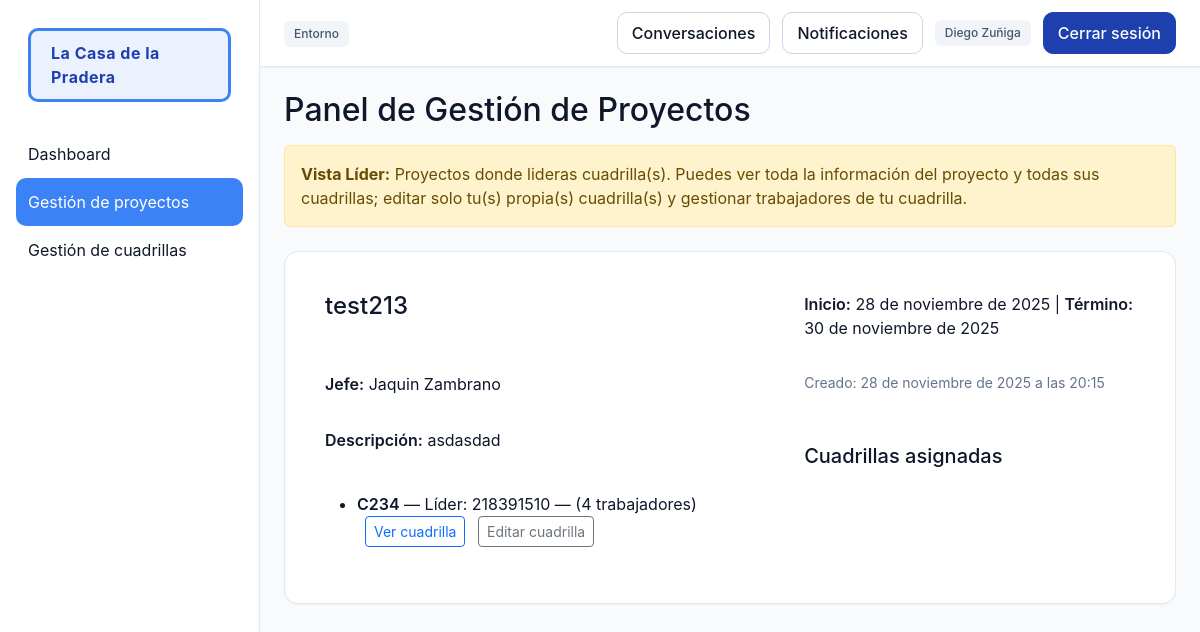
Before: /proyectos/panel/ (signed in) with the older database file.
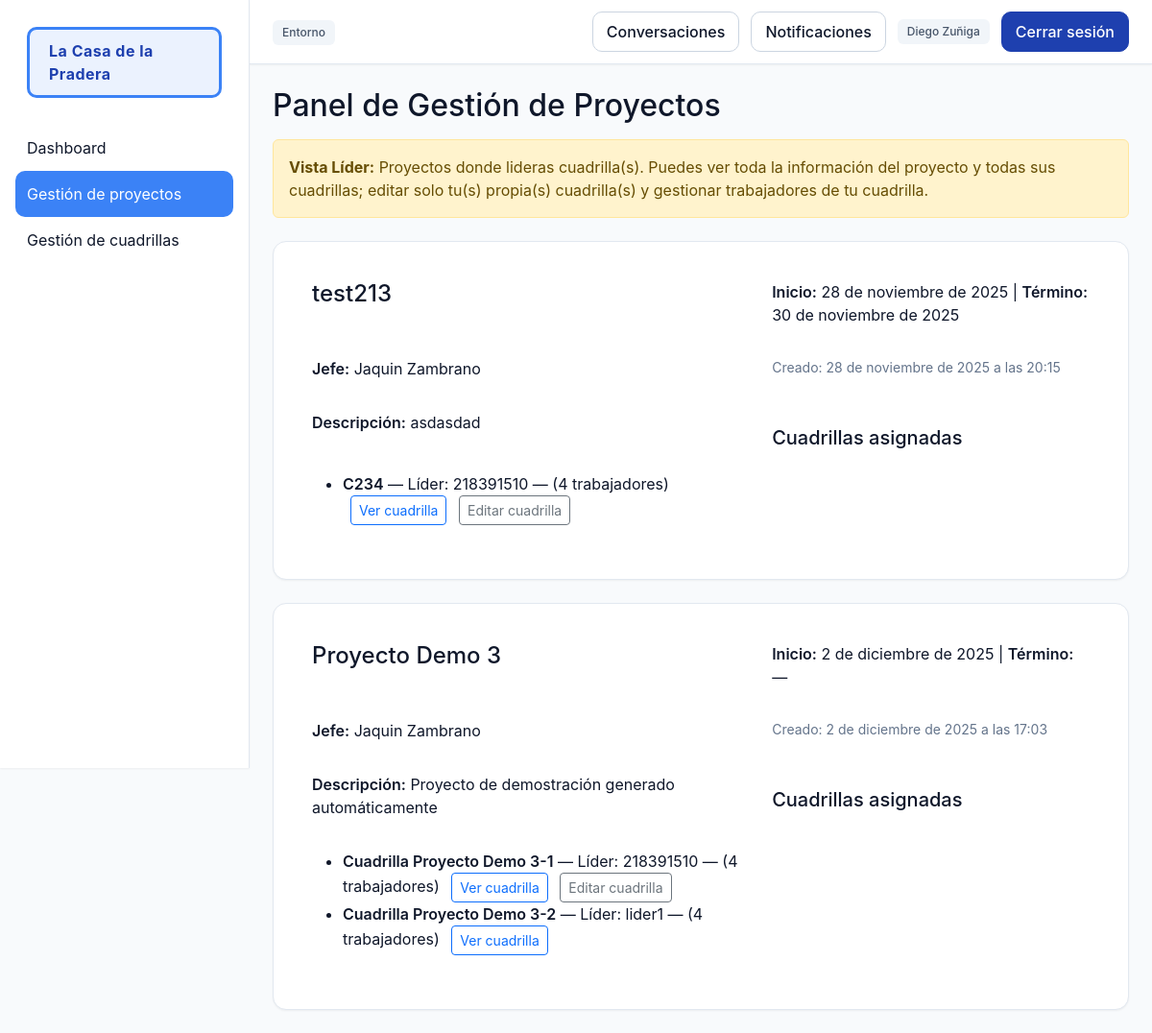
After: the same page with the newer database file.
### proyectos/models.py (models this page shows, shortened)
class Proyecto(models.Model):
    nombre = models.CharField(max_length=100)
    descripcion = models.TextField(blank=True)
    TIPO_CHOICES = [
        ('construccion', 'Construcción'),
        ('mantenimiento', 'Mantenimiento'),
        ('instalacion', 'Instalación'),
        ('otro', 'Otro'),
    ]
    tipo = models.CharField(max_length=30, choices=TIPO_CHOICES, default='otro')
    COMPLEJIDAD_CHOICES = [
        ('baja', 'Baja'),
        ('media', 'Media'),
        ('alta', 'Alta'),
    ]
    complejidad = models.CharField(max_length=10, choices=COMPLEJIDAD_CHOICES, default='media')
    fecha_inicio = models.DateField()
    fecha_termino = models.DateField(null=True, blank=True)
    jefe = models.ForeignKey(User, on_delete=models.CASCADE, related_name='proyectos')
    created_by = models.ForeignKey(User, on_delete=models.SET_NULL, null=True, blank=True, related_name='proyectos_creados')
    created_at = models.DateTimeField(auto_now_add=True)
    activo = models.BooleanField(default=True)

### personal/models.py (models this page shows, shortened)
class Cuadrilla(models.Model):
    nombre = models.CharField(max_length=100)
    proyecto = models.ForeignKey(Proyecto, on_delete=models.CASCADE, related_name='cuadrillas', null=True, blank=True)
    lider = models.ForeignKey(User, on_delete=models.SET_NULL, null=True, blank=True, related_name='cuadrillas_lideradas')

### proyectos/views.py (the view, shortened to what this page needs)
# urls.py: path('panel/', views.panel_proyectos, name='panel'),
@login_required
def panel_proyectos(request):
    user = request.user
    if user.groups.filter(name='LiderCuadrilla').exists():
        proyectos_activos = Proyecto.objects.filter(cuadrillas__lider=user, activo=True).distinct().prefetch_related('cuadrillas')
        proyectos_finalizados = Proyecto.objects.filter(cuadrillas__lider=user, activo=False).distinct().prefetch_related('cuadrillas')
        data = []
        for p in proyectos_activos:
            cuadrillas = Cuadrilla.objects.filter(proyecto=p)
            cuad_list = []
            for c in cuadrillas:
                cuad_list.append({
                    'cuadrilla': c,
                    'can_edit': (c.lider_id == user.id),
                })
            data.append({
                'proyecto': p,
                'cuadrillas': cuad_list,
                'can_edit_project': False,
                'can_assign': False,
                'can_finalize': False,
                'can_create_cuadrilla': False,
            })
        finalizados = []
        cuadrillas_sin_proyecto = []
        for c in Cuadrilla.objects.filter(proyecto__isnull=True, lider=user):
            cuadrillas_sin_proyecto.append({
                'cuadrilla': c,
                'can_edit': True,
                'can_disolver': True,
            })
        return render(request, 'panel.html', {
            'data': data,
            'finalizados': finalizados,
            'cuadrillas_sin_proyecto': cuadrillas_sin_proyecto,
            'is_lider_view': True,
        })

### core/context_processors.py (called while the page is built)
def notificaciones_no_leidas(request):
    if request.user.is_authenticated:
        return {
            "notifs_no_leidas": request.user.notificaciones.filter(leida=False).count()
        }
    return {"notifs_no_leidas": 0}

### personal/templatetags/custom_tags.py (called while the page is built)
@register.filter
def has_group(user, group_name):
    return user.groups.filter(name=group_name).exists()

### proyectos/templates/panel.html (shortened to what this page needs)
{% extends 'base.html' %}
{% load static %}
{% block extra_css %}
<link rel="stylesheet" href="{% static 'css/proyectos/proyectos.css' %}">
{% endblock %}
{% block content %}
<h2>Panel de Gestión de Proyectos</h2>
{% if is_lider_view %}
<div class="alert alert-warning mt-3">
    <strong>Vista Líder:</strong> Proyectos donde lideras cuadrilla(s). Puedes ver toda la información del proyecto y todas sus cuadrillas; editar solo tu(s) propia(s) cuadrilla(s) y gestionar trabajadores de tu cuadrilla.
</div>
{% endif %}
{% if data %}
{% for item in data %}
    <div class="card mt-4">
    <div class="card-body proyecto-card" data-nombre="{{ item.proyecto.nombre|lower }}" data-jefe="{{ item.proyecto.jefe.get_full_name|default:item.proyecto.jefe.username|lower }}" data-activo="true"
        {% if item.proyecto.jefe %}data-jefe-id="{{ item.proyecto.jefe.id }}"{% else %}data-jefe-id=""{% endif %}>
        <h4>
            {{ item.proyecto.nombre }}
        </h4>
          <p><strong>Inicio:</strong> {{ item.proyecto.fecha_inicio }} |
              <strong>Término:</strong> {{ item.proyecto.fecha_termino|default:"—" }}</p>
          <p><strong>Jefe:</strong> {{ item.proyecto.jefe.get_full_name|default:item.proyecto.jefe.username }}</p>
          <p class="small">Creado: {{ item.proyecto.created_at }}</p>
        <p><strong>Descripción:</strong> {{ item.proyecto.descripcion|default:"Sin descripción" }}</p>
        <h5 class="mt-3">Cuadrillas asignadas</h5>
        {% if item.cuadrillas %}
            <ul>
                {% for citem in item.cuadrillas %}
                    {% with c=citem.cuadrilla %}
                    <li>
                        <strong>{{ c.nombre }}</strong>
                        — Líder: {{ c.lider.username|default:"(Sin líder)" }}
                        — ({{ c.asignaciones.count }} trabajadores)
                        <a href="{% url 'personal:detalle_cuadrilla' c.id %}" class="btn btn-sm btn-outline-primary ms-2">
                            Ver cuadrilla
                        </a>
                        {% if citem.can_edit %}
                            <a href="{% url 'personal:editar_cuadrilla' c.id %}" class="btn btn-sm btn-outline-secondary ms-2">Editar cuadrilla</a>
                        {% endif %}
                    </li>
                    {% endwith %}
                {% endfor %}
            </ul>
        {% else %}
            <p>No hay cuadrillas asignadas.</p>
        {% endif %}
    </div>
</div>
{% endfor %}
{% else %}
<p class="mt-3">No tienes proyectos registrados aún.</p>
{% endif %}
    {% if cuadrillas_sin_proyecto and cuadrillas_sin_proyecto|length > 0 %}
            {% load custom_tags %}
    {% endif %}
{% endblock %}

### core/templates/base.html (shortened to what this page needs)
{% load custom_tags %}
{% load static %}
<!DOCTYPE html>
<html lang="es">
<head>
    <link href="https://cdn.jsdelivr.net/npm/bootstrap@5.3.2/dist/css/bootstrap.min.css" rel="stylesheet">
    <link rel="stylesheet" href="{% static 'css/base.css' %}">
    <link rel="stylesheet" href="{% static 'css/sidebar.css' %}">
    <link rel="stylesheet" href="{% static 'css/components.css' %}">
    <link rel="stylesheet" href="{% static 'css/tables.css' %}">
    <link rel="stylesheet" href="{% static 'css/forms.css' %}">
    {% block extra_css %}{% endblock %}
</head>
<body {% if request.user.is_authenticated and request.path != '/usuarios/login/' and request.path != '/accounts/login/' %}class="app-shell"{% endif %}>
{% if request.user.is_authenticated and request.path != '/usuarios/login/' and request.path != '/accounts/login/' %}
<aside class="app-sidebar">
    <div class="sidebar-title">
        <span class="sidebar-title-text">La Casa de la Pradera</span>
    </div>
    <nav>
        <ul class="sidebar-nav">
            {% if request.user|has_group:'JefeProyecto' or request.user|has_group:'LiderCuadrilla' %}
            <li>
                <a href="{% url 'dashboard' %}"
                   {% if request.path == '/' or request.path|slice:":10" == '/dashboard' %}aria-current="page"{% endif %}>Dashboard</a>
            </li>
            <li>
                <a href="{% url 'proyectos:panel' %}"
                   {% if '/proyectos' in request.path %}aria-current="page"{% endif %}>Gestión de proyectos</a>
            </li>
            <li>
                <a href="{% url 'personal:crear_cuadrilla' %}"
                   {% if '/personal' in request.path %}aria-current="page"{% endif %}>Gestión de cuadrillas</a>
            </li>
            {% elif request.user|has_group:'Trabajador' %}
            <li>
                <a href="{% url 'personal:mi_cuadrilla' %}"
                   {% if '/personal/mi-cuadrilla' in request.path %}aria-current="page"{% endif %}>Mi Cuadrilla</a>
            </li>
            {% endif %}
        </ul>
    </nav>
</aside>
<header class="app-header">
    <div class="header-left">
        <span class="badge badge--muted">Entorno</span>
    </div>
    <div class="header-actions">
        <a class="btn btn--ghost" href="{% url 'comunicacion:conversations_list' %}">Conversaciones</a>
        <a class="btn btn--ghost" href="{% url 'personal:mis_notificaciones' %}">
            Notificaciones
        </a>
        <span class="badge badge--muted">{{ request.user.first_name }} {{ request.user.last_name }}</span>
        <a href="{% url 'usuarios:logout' %}" class="btn btn--primary">Cerrar sesión</a>
    </div>
</header>
{% endif %}
<main class="app-content">
    {% block content %}{% endblock %}
</main>
</body>
</html>

### static/css/proyectos/proyectos.css (style rules this page uses)
.proyecto-card { display: grid; grid-template-columns: 1.4fr 1fr; gap: var(--space-4); }
.card h2, .card h3, .card h4, .card h5 { color: var(--color-text); }
.card p { color: var(--color-text); }
.card p strong { color: var(--color-text); font-weight: 600; }
.card ul li { color: var(--color-text); }
.card ul li strong { color: var(--color-text); font-weight: 600; }
.card .small { color: var(--color-muted); }

### core/templates/base.html (style rules this page uses)
.sidebar-title-text { display: inline-block !important; padding: 10px 20px !important; border-radius: 10px !important; border: 3px solid #3b82f6 !important; background: rgba(59, 130, 246, 0.1) !important; color: #1e40af !important; font-weight: 700 !important; letter-spacing: 0.5px !important; animation: titlePulse 2s ease-in-out infinite !important; transition: all 0.3s ease !important; box-shadow: 0 0 0 0 rgba(59, 130, 246, 0.4) !important; }

Changed rows visible on the page:
added Proyecto: proyecto.nombre "Proyecto Demo 3", proyecto.fecha_inicio "2 de diciembre de 2025", proyecto.fecha_termino "—", proyecto.jefe.get_full_name "Jaquin Zambrano", proyecto.created_at "2 de diciembre de 2025 a las 17:03", proyecto.descripcion "Proyecto de demostración generado automáticamente"
added Cuadrilla: cuadrilla.nombre "Cuadrilla Proyecto Demo 3-1", cuadrilla.lider.username "218391510", cuadrilla.asignaciones.count "4", shows "Editar cuadrilla", shown under "Proyecto Demo 3"
added Cuadrilla: cuadrilla.nombre "Cuadrilla Proyecto Demo 3-2", cuadrilla.lider.username "lider1", cuadrilla.asignaciones.count "4", shown under "Proyecto Demo 3"
